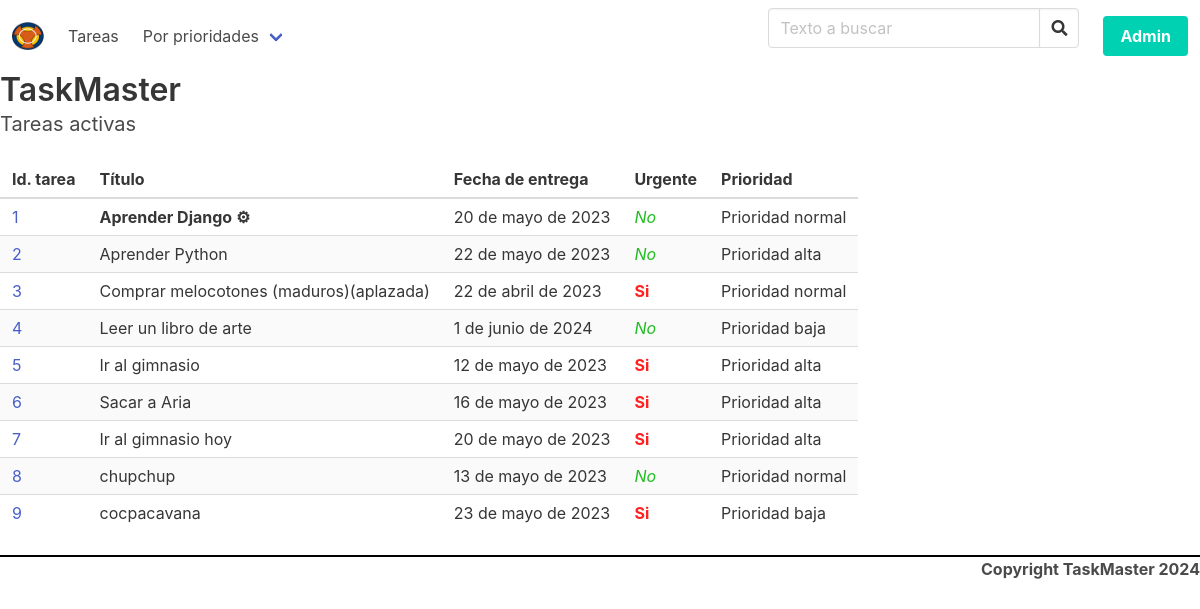
Page /tareas/ on the committed database.
### tasks/models.py (models this page shows, shortened)
class Task(models.Model):
    class Meta:
        verbose_name = "Tarea"
        verbose_name_plural = "Tareas"
    title = models.CharField(
        verbose_name="título",
        max_length=250,
        unique=True,
    )
    subject = models.ForeignKey(
        Subject,
        verbose_name="Asignatura",
        on_delete=models.PROTECT,
        related_name="tasks",
        default=1,
    )
    due_date = models.DateField(
        "Fecha de entrega",
        null=True,
        blank=True,
        default=None,
        validators=[
            date_in_future,
        ],
    )
    urgent = models.BooleanField(
        "Urgente",
        default=False,
    )
    priority = models.CharField(
        "Prioridad",
        max_length=1,
        choices=PRIORITIES,
        default="N",
    )
    created = models.DateTimeField(auto_now_add=True)
    updated = models.DateTimeField(auto_now=True)

### tasks/views.py (the view)
# urls.py: path("tareas/", views.list_tasks),
def list_tasks(request):
    tasks = Task.objects.all()
    return render(
        request,
        "tasks/list_tasks.html",
        {
            "title": "Tareas activas",
            "tasks": tasks,
        },
    )

### tasks/templates/tasks/list_tasks.html
{% extends 'tasks/base.html' %}
{% block content %}
{% include 'tasks/task_table.html' %}
{% endblock content %}

### tasks/templates/tasks/task_table.html
<table class="table is-striped is-hoverable">
    <thead>
        <tr>
            <th>Id. tarea</th>
            <th>Título</th>
            <th>Fecha de entrega</th>
            <th>Urgente</th>
            <th>Prioridad</th>
        </tr>
    </thead>
    <tbody>
        {% for task in tasks %}
        <tr>
            <td>
                <a href="{% url 'edit_task' pk=task.pk %}" role="botton" class="buttom is-primary">
                    {{ task.id }}
                </a>
            </td>
            <td>
                {% if forloop.first %}
                <b> {{ task.title|capfirst|add:" ⚙" }} </b>
                {% else %}
                {{ task.title }}
                {% endif %}
            </td>
            <td>
                {% if task.due_date %}
                {{ task.due_date }}
                {% endif %}
            </td>
            <td>
                {% if task.urgent %}
                <b class="urgente"> Si </b>
                {% else %}
                <i class="no-urgente"> No </i>
                {% endif %}
            </td>
            <td>
                {{ task.get_priority_display }}
            </td>
        </tr>
        {% endfor %}
    </tbody>
</table>

### tasks/static/tasks/css/custom.css (style rules this page uses)
.urgente { font-weight: bolder; color: rgb(255, 32, 32); }
.no-urgente { font-style: italic; color: rgb(32, 188, 32); }

### rows in the picture
Task: id "1", title|add "Aprender Django ⚙", due_date "20 de mayo de 2023", urgent "No", priority "Prioridad normal"
Task: id "2", title "Aprender Python", due_date "22 de mayo de 2023", urgent "No", priority "Prioridad alta"
Task: id "3", title "Comprar melocotones (maduros)(aplazada)", due_date "22 de abril de 2023", urgent "Si", priority "Prioridad normal"
Task: id "4", title "Leer un libro de arte", due_date "1 de junio de 2024", urgent "No", priority "Prioridad baja"
Task: id "5", title "Ir al gimnasio", due_date "12 de mayo de 2023", urgent "Si", priority "Prioridad alta"
Task: id "6", title "Sacar a Aria", due_date "16 de mayo de 2023", urgent "Si", priority "Prioridad alta"
Task: id "7", title "Ir al gimnasio hoy", due_date "20 de mayo de 2023", urgent "Si", priority "Prioridad alta"
Task: id "8", title "chupchup", due_date "13 de mayo de 2023", urgent "No", priority "Prioridad normal"
Task: id "9", title "cocpacavana", due_date "23 de mayo de 2023", urgent "Si", priority "Prioridad baja"

### other values in the picture
{{ title }} "Tareas activas"
